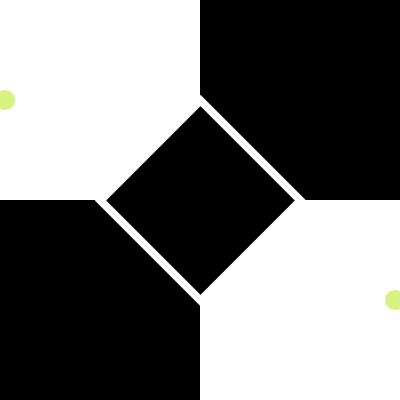
Frame 1 (no input)
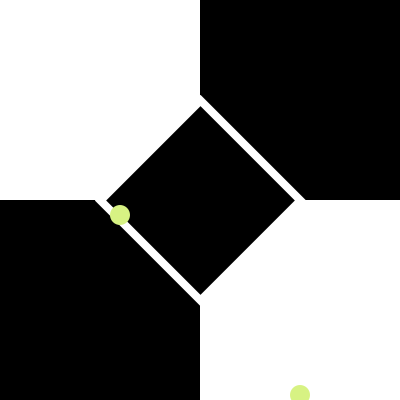
Frame 60 (the mouse pressed at the canvas centre just before this capture)
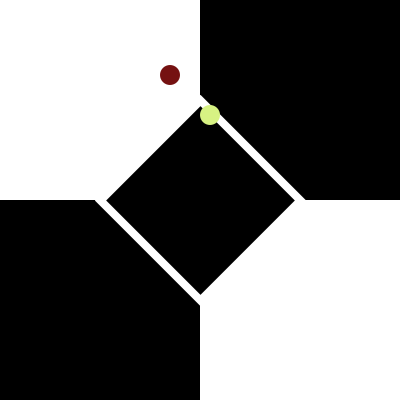
Frame 120 (the mouse held since frame 60 and released just before this capture)

The Processing sketch that drew these frames (run headless with seeded random() and noise(); from frame 60 on, the mouse is pressed at the canvas centre):

// Processing sketch: natalias03t00
// ── natalias03t00.pde
int x, x1, x2, x3, y, y1, y2, y3, velx, vely, velx3, vely3; //enteros para rect 1 y 2 y velocidad
color negro; // definir color
color blanco; // definir color
color burdeo; // definir color
color verde; // definir color
color colorpelota2;  //definir color pelota 1
color colorpelota3;  // definir color pelota2

void setup () {
  size (400, 400); //tamaño canvas 400x4000px
  velx = 5; //velocidad x 
  vely = 5; //velocidad y
  velx3 = 5; //velocidad x3 
  vely3 = 5; //velocidad y3

  x = 0; //valor de x rect
  x1 = 200; //valor de x1 rect
  x2 = 05; // valor de x2 ellipse
  x3 = 395; // valor de x3 ellipse
  y = 0; //valor de y rect
  y1 = 200; //valor de y1 rect
  y2 = 100; // valor de y2 ellipse
  y3 = 300; //valor de y3 ellipse

  blanco = color(#FFFFFF); //define tono del color
  negro = color(#000000); //define tono del color
  burdeo = color(#751212); //define tono del color
  verde = color(#D7F283); //define tono del color
  colorpelota2 = #D7F283;  // define color pelota2 verde
  colorpelota3 = #D7F283;  //define color pelota3 verde
}


void draw () {
  background (#000000); //color fondo negro

  noStroke (); //sin contorno rect
  fill (#FFFFFF); //fondo rect color blanco
  rect (x, y, 200, 200); //lugar y tamaño del rectangulo (arriba derecha)

  fill (#FFFFFF); //fondo rect color blanco
  rect (x1, y1, 200, 200); //lugar y tamaño del rectangulo (abajo izquerda)

  fill (#000000); //relleno quad nero
  stroke (#FFFFFF); // contorno color blanco
  strokeWeight (8); // grosor color blanco tamaño 8
  quad (200, 100, 300, 200, 200, 300, 100, 200);

  
  fill (colorpelota2); // color elipse1
  noStroke (); // sin contorno elipse
  ellipse (x2, y2, 20, 20); //primera ellipse, lugar de inicio, tamaño 20x20

  fill (colorpelota3); // color elipse 2
  noStroke ();//sin contorno
  ellipse (x3, y3, 20, 20); //segunda ellipse, lugar de inicio, tamaño 20x20
  
    x2 += velx; //moviemiento horizontal x2
    y2 += vely; //movimiento vertical y2     suma de ambos diagonal

  if (x2 < 0 || x2 > 400) { // si x2 es menor que 0 o x2 es mayor que 400
    velx *= -1;            // entonces la velocidad es -1
}
 
 if (y2 < 0 || y2 > 400) { // si y2 es menor que 0 o y2 es mayor que 400
    vely *= -1;            // entonces la velocidad es -1
}

if (x2 < 0 && y2 < 200 || y2 < 200 && x2 < 200) { // si x2 es menor que 0 y y2 menor que 200 o y2 menor que 200 y x2 menor que 200
  colorpelota2 =  (#751212);                      // colorpelota2 es verde
} else if (y2 < 200 && x2 > 200 || y2 > 0 && x2 > 200) { //entoces y2 es menor que 200 y x2 es mayor que 200 o y2 es mayor que 0 y x2 mayor que 200
  colorpelota2 = (#D7F283);                       // cambia a color burdeo

}

   y3 += vely3; //movimiento vertical de x3
   x3 += velx3; // movimiento horizontal de y3  suma de ambos diagonal
    
 if (x3 > 400 || x3 < 0) {    // si x3 es mayor que 400 o x3 es menor que 0
    velx3 *= -1;              // entonces la velocidad es -1
}

if (y3 > 400 || y3 < 0 ) {    // si y2 es menor que 0 o y2 es mayor que 400
    vely3 *= -1;             // entonces la velocidad es -1
}

if (x3 < 0 && y3 < 400 || y3 < 200 && x3 < 400) {         //si x3 es menor que 0 y y3 menor que 400 o y3 menor que 200 y x3 menor que 400
  colorpelota3 =  (#751212);                             //colorpelota3 es verde
} else if (y3 < 200 && x3 > 200 || y3 > 0 && x3 > 200) { //entoces y3 es menor que 200 y x3 es mayor que 200 o y3 es mayor que 0 y x3 mayor que 200
  colorpelota3 = (#D7F283);                              //cambia de color a burdeo
}

}
